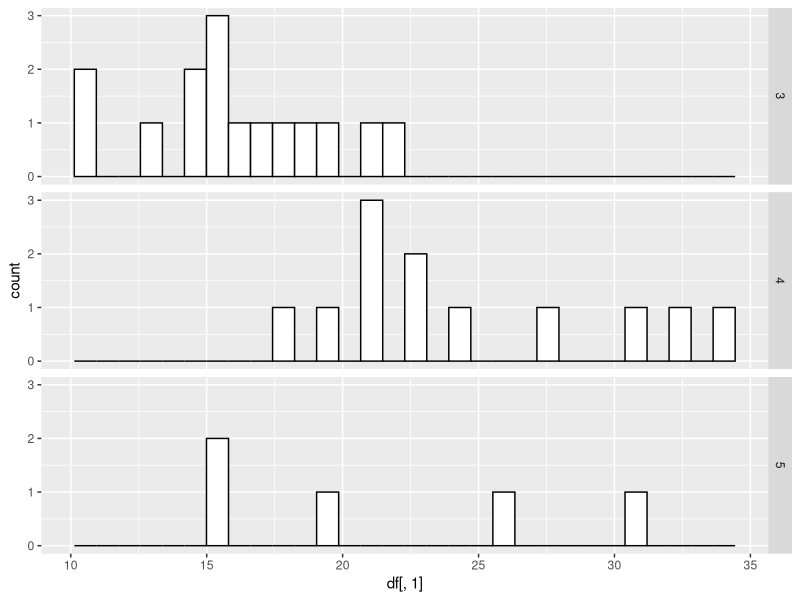
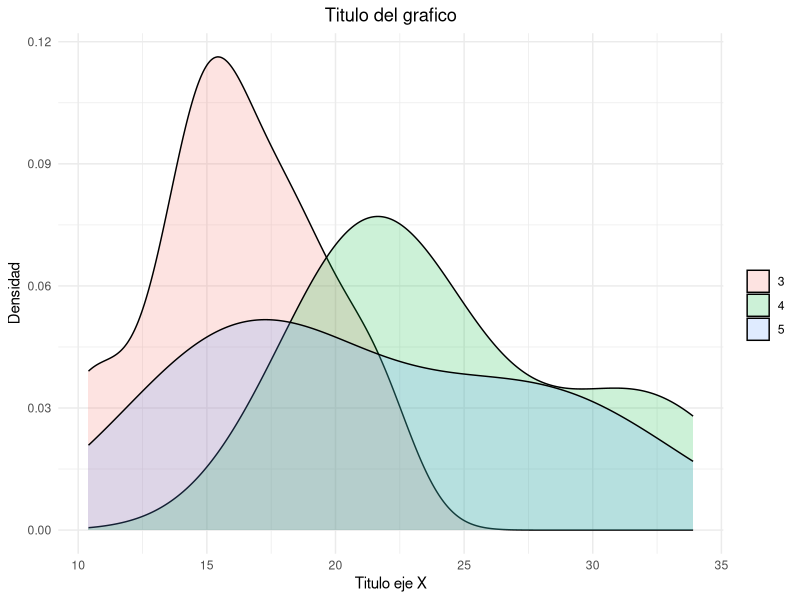

Source code (R) for these figures, in order:
# importar datos
datos = mtcars

# leemos un data frame con la primera columna una variable cuantitativa y la segunda variable el factor
df = datos[c(1,10)]
df[,2] = as.factor(df[,2])


library(ggplot2)
# Histograma por factor con ggplot2
p<-ggplot(df, aes(x=df[,1]))+
  geom_histogram(color="black", fill="white")+
  facet_grid(df[,2] ~ .)
p



library(ggplot2)
# Histograma de densidad para comparar grupos
name1 <- names(df)[1]
name2 <- names(df)[2]
ggplot(df, aes(df[,1], fill = df[,2])) +
  geom_density(alpha = 0.2) +
  xlab("Titulo eje X") + ylab("Densidad") +
  theme_minimal() +
  ggtitle("Titulo del grafico") +
  theme(plot.title = element_text(hjust = 0.5)) +
  guides(fill=guide_legend(title=""))

